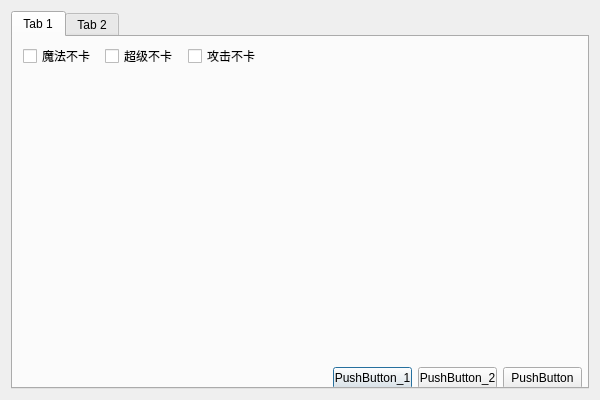
<?xml version="1.0" encoding="UTF-8"?>
<ui version="4.0">
 <class>Dialog</class>
 <widget class="QDialog" name="Dialog">
  <property name="geometry">
   <rect>
    <x>0</x>
    <y>0</y>
    <width>600</width>
    <height>400</height>
   </rect>
  </property>
  <property name="maximumSize">
   <size>
    <width>600</width>
    <height>400</height>
   </size>
  </property>
  <property name="windowTitle">
   <string>Dialog</string>
  </property>
  <layout class="QVBoxLayout" name="verticalLayout">
   <item>
    <widget class="QTabWidget" name="tabWidget">
     <property name="currentIndex">
      <number>0</number>
     </property>
     <widget class="QWidget" name="tab">
      <attribute name="title">
       <string>Tab 1</string>
      </attribute>
      <widget class="QWidget" name="layoutWidget">
       <property name="geometry">
        <rect>
         <x>10</x>
         <y>10</y>
         <width>241</width>
         <height>18</height>
        </rect>
       </property>
       <layout class="QHBoxLayout" name="horizontalLayout">
        <property name="spacing">
         <number>6</number>
        </property>
        <property name="sizeConstraint">
         <enum>QLayout::SetDefaultConstraint</enum>
        </property>
        <item>
         <widget class="QCheckBox" name="checkBox_2">
          <property name="text">
           <string>魔法不卡</string>
          </property>
         </widget>
        </item>
        <item>
         <widget class="QCheckBox" name="checkBox_3">
          <property name="text">
           <string>超级不卡</string>
          </property>
         </widget>
        </item>
        <item>
         <widget class="QCheckBox" name="checkBox">
          <property name="text">
           <string>攻击不卡</string>
          </property>
         </widget>
        </item>
       </layout>
      </widget>
      <widget class="QWidget" name="">
       <property name="geometry">
        <rect>
         <x>320</x>
         <y>329</y>
         <width>249</width>
         <height>25</height>
        </rect>
       </property>
       <layout class="QHBoxLayout" name="horizontalLayout_2">
        <item>
         <widget class="QPushButton" name="pushButton">
          <property name="text">
           <string>PushButton_1</string>
          </property>
         </widget>
        </item>
        <item>
         <widget class="QPushButton" name="pushButton_2">
          <property name="text">
           <string>PushButton_2</string>
          </property>
         </widget>
        </item>
        <item>
         <widget class="QPushButton" name="pushButton_3">
          <property name="text">
           <string>PushButton</string>
          </property>
         </widget>
        </item>
       </layout>
      </widget>
     </widget>
     <widget class="QWidget" name="tab_2">
      <attribute name="title">
       <string>Tab 2</string>
      </attribute>
     </widget>
    </widget>
   </item>
  </layout>
 </widget>
 <resources/>
 <connections/>
</ui>
